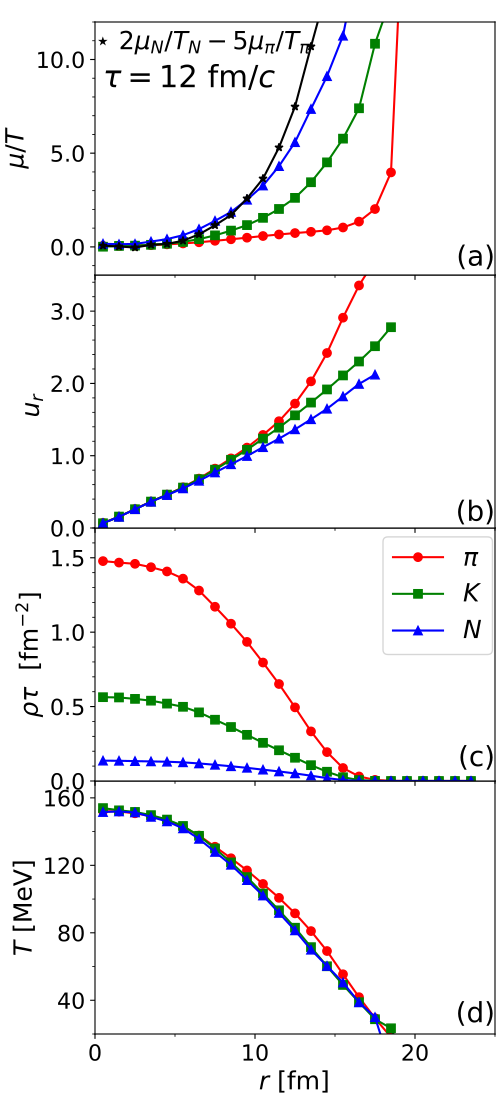

This chart was generated by the following Python code:
import sys
import os
import matplotlib.pyplot as plt
from matplotlib.lines import Line2D

from pylab import *
from matplotlib import ticker
#from matplotlib.ticker import ScalarFormatter
#sformatter=ScalarFormatter(us0eOffset=True,useMathText=True)
#sformatter.set_scientific(True)
#sformatter.set_powerlimits((-2,3))


tau=12
#tau=int(input('Enter tau: '))
btype=0
#btype=int(input('Enter btype: '))

filename='data/muTvsR_pi_tau'+str(tau)+'.txt'
print('filename=',filename)
pidata = np.loadtxt(filename,skiprows=0,unpack=True)
filename='data/muTvsR_K_tau'+str(tau)+'.txt'
print('filename=',filename)
Kdata = np.loadtxt(filename,skiprows=0,unpack=True)
filename='data/muTvsR_B'+str(btype)+'_tau'+str(tau)+'.txt'
print('filename=',filename)
Bdata = np.loadtxt(filename,skiprows=0,unpack=True)

plt.figure(figsize=(5,11))
fig=plt.figure(1)

rpi=pidata[0]
Npi=pidata[1]
Tpi=pidata[2]
Upi=pidata[3]
mupi=pidata[4]
rhopi=tau*pidata[5]
Upi_alt=pidata[7]

rK=Kdata[0]
NK=Kdata[1]
TK=Kdata[2]
UK=Kdata[3]
muK=Kdata[4]
rhoK=tau*Kdata[5]
UK_alt=Kdata[7]

rB=Bdata[0]
NB=Bdata[1]
TB=Bdata[2]
UB=Bdata[3]
muB=Bdata[4]
rhoB=tau*Bdata[5]
UB_alt=Bdata[7]

#######################################

ax = fig.add_axes([0.19,0.06,0.8,0.23])

plt.plot(rpi,1000*Tpi,linestyle='-',color='r',markersize=6,marker='o',markerfacecolor='r')
plt.plot(rK,1000*TK,linestyle='-',color='g',markersize=6,marker='s',markerfacecolor='g')
plt.plot(rB,1000*TB,linestyle='-',color='b',markersize=6,marker='^',markerfacecolor='b')

ax.tick_params(axis='both', which='major', labelsize=14)

ax.set_xticks(np.arange(0,31,10), minor=False)
ax.set_xticklabels(np.arange(0,31,10), minor=False, family='sans',fontsize=16)
ax.set_xticks(np.arange(0,31,5), minor=True)
#ax.xaxis.set_major_formatter(ticker.FormatStrFormatter('%0f'))
plt.xlim(0,25)

ax.set_yticks(np.arange(0,200,40), minor=False)
ax.set_yticklabels(np.arange(0,200,40), minor=False, family='sans',fontsize=16)
ax.set_yticks(np.arange(0,200,20), minor=True)
plt.ylim(20,170)
#ax.yaxis.set_major_formatter(ticker.FormatStrFormatter('%.1e'))
#ax.yaxis.set_major_formatter(sformatter)

plt.xlabel('$r$ [fm]', fontsize=18, weight='normal')
plt.ylabel('$T$ [MeV]',fontsize=18)
text(25,27.0,"(d)",fontsize=20,ha='right')

#######################################

ax = fig.add_axes([0.19,0.29,0.8,0.23])

plt.plot(rpi,rhopi,linestyle='-',color='r',markersize=6,marker='o',markerfacecolor='r',label='$\pi$')
plt.plot(rK,rhoK,linestyle='-',color='g',markersize=6,marker='s',markerfacecolor='g',label='$K$')
plt.plot(rB,rhoB,linestyle='-',color='b',markersize=6,marker='^',markerfacecolor='b',label='$N$')

legend(loc=(0.72,0.5),fontsize=18)

ax.tick_params(axis='both', which='major', labelsize=14)

ax.set_xticks(np.arange(0,31,10), minor=False)
ax.set_xticklabels([])
ax.set_xticks(np.arange(0,31,5), minor=True)
#ax.xaxis.set_major_formatter(ticker.FormatStrFormatter('%0f'))
plt.xlim(0,25)

ax.set_yticks(np.arange(0,4,0.5), minor=False)
ax.set_yticklabels(np.arange(0,4,0.5), minor=False, family='sans',fontsize=16)
ax.set_yticks(np.arange(0,4,0.1), minor=True)
plt.ylim(0,1.7)
#ax.yaxis.set_major_formatter(ticker.FormatStrFormatter('%.1e'))
#ax.yaxis.set_major_formatter(sformatter)

plt.xlabel(None)
plt.ylabel('$\\rho\\tau~$ [fm$^{-2}$]',fontsize=18)
text(25,0.1,"(c)",fontsize=20,ha='right')

#######################################

ax = fig.add_axes([0.19,0.52,0.8,0.23])

x=np.array([],dtype=float)
y=np.array([],dtype=float)
z=np.array([],dtype=float)
s=np.prod(Npi.shape)
for i in range(0,s):
	if Npi[i]>4 :
		x=np.append(x,rpi[i])
		y=np.append(y,Upi[i])
		z=np.append(z,Upi_alt[i])
plt.plot(x,y,linestyle='-',color='r',markersize=6,marker='o',markerfacecolor='r')
#plt.plot(x,z,linestyle='-',color='r',markersize=6,marker='s',markerfacecolor='r')

x=np.array([],dtype=float)
y=np.array([],dtype=float)
z=np.array([],dtype=float)
s=np.prod(Npi.shape)
for i in range(0,s):
	if NK[i]>4 :
		x=np.append(x,rK[i])
		y=np.append(y,UK[i])
		z=np.append(z,UK_alt[i])
plt.plot(x,y,linestyle='-',color='g',markersize=6,marker='s',markerfacecolor='g')
#plt.plot(x,z,linestyle='-',color='g',markersize=6,marker='s',markerfacecolor='g')

x=np.array([],dtype=float)
y=np.array([],dtype=float)
z=np.array([],dtype=float)
s=np.prod(NB.shape)
for i in range(0,s):
	if NB[i]>4 :
		x=np.append(x,rB[i])
		y=np.append(y,UB[i])
		z=np.append(z,UB_alt[i])
plt.plot(x,y,linestyle='-',color='b',markersize=6,marker='^',markerfacecolor='b')
#plt.plot(x,z,linestyle='-',color='b',markersize=6,marker='s',markerfacecolor='b')

ax.tick_params(axis='both', which='major', labelsize=14)

ax.set_xticks(np.arange(0,31,10), minor=False)
#ax.set_xticklabels(np.arange(0,31,10), minor=False, family='sans')
ax.set_xticklabels([])
ax.set_xticks(np.arange(0,31,5), minor=True)
#ax.xaxis.set_major_formatter(ticker.FormatStrFormatter('%0f'))
plt.xlim(0,25)

ax.set_yticks(np.arange(0,6,1.0), minor=False)
ax.set_yticklabels(np.arange(0,6,1.0), minor=False, family='sans',fontsize=16)
ax.set_yticks(np.arange(0,6,0.2), minor=True)
plt.ylim(0,3.5)
#ax.yaxis.set_major_formatter(ticker.FormatStrFormatter('%.1e'))
#ax.yaxis.set_major_formatter(sformatter)

plt.xlabel(None)
plt.ylabel('$u_r$ ',fontsize=18)
text(25,0.1,"(b)",fontsize=20,ha='right')

#######################################

ax = fig.add_axes([0.19,0.75,0.80,0.23])

x=np.array([],dtype=float)
ypi=np.array([],dtype=float)
s=np.prod(Npi.shape)
for i in range(0,s):
	if Npi[i]>4 :
		x=np.append(x,rpi[i])
		ypi=np.append(ypi,mupi[i])
plt.plot(x,ypi,linestyle='-',color='r',markersize=6,marker='o',markerfacecolor='r')
#plt.plot(rpi,mupi*Tpi,linestyle='-',color='r',markersize=6,marker='o',markerfacecolor='r')

x=np.array([],dtype=float)
yK=np.array([],dtype=float)
s=np.prod(NK.shape)
for i in range(0,s):
	if NK[i]>4:
		x=np.append(x,rK[i])
		yK=np.append(yK,muK[i])
plt.plot(x,yK,linestyle='-',color='g',markersize=6,marker='s',markerfacecolor='g')

x=np.array([],dtype=float)
yB=np.array([],dtype=float)
s=np.prod(NB.shape)
for i in range(0,s):
	if NB[i]>4 :
		x=np.append(x,rB[i])
		yB=np.append(yB,muB[i])
plt.plot(x,yB,linestyle='-',color='b',markersize=6,marker='^',markerfacecolor='b')

x=np.array([],dtype=float)
DelY=np.array([],dtype=float)
for i in range(0,s):
	if NB[i]>4 and Npi[i]>4 and NK[i]>4:
		x=np.append(x,rB[i])
		DelY=np.append(DelY,2.0*muB[i]-5.0*mupi[i])
plt.plot(x,DelY,linestyle='-',color='k',markersize=6,marker='*',markerfacecolor='k')

ax.tick_params(axis='both', which='major', labelsize=14)

ax.set_xticks(np.arange(0,31,10), minor=False)
#ax.set_xticklabels(np.arange(0,31,10), minor=False, family='sans')
ax.set_xticklabels([])
ax.set_xticks(np.arange(0,31,5), minor=True)
#ax.xaxis.set_major_formatter(ticker.FormatStrFormatter('%0f'))
plt.xlim(0,25)

ax.set_yticks(np.arange(-5.0,20.0,5.0), minor=False)
ax.set_yticklabels(np.arange(-5.0,20.0,5.0), minor=False, family='sans',fontsize=16)
ax.set_yticks(np.arange(-5.0,20.0,1.0), minor=True)
#plt.ylim(-25,1250)
#plt.ylim(-2,10.0)
plt.ylim(-1.5,12)
#ax.yaxis.set_major_formatter(ticker.FormatStrFormatter('%.1e'))
#ax.yaxis.set_major_formatter(sformatter)

plt.xlabel(None)
plt.ylabel('$\mu/T$',fontsize=18)

text(0.5,8.5,"$\\tau=$"+str(tau)+" fm/$c$",fontsize=22)
text(0.0,10.5,"$\\star~2\\mu_N/T_N-5\\mu_\\pi/T_\\pi$",fontsize=18)
text(25,-1.0,"(a)",fontsize=20,ha='right')

#######################################

filename='MuTvsR_tau'+str(tau)+".pdf"

plt.savefig(filename)
os.system('open -a Preview '+filename)
#plt.show()
quit()
